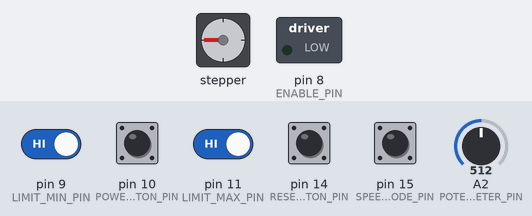
The program below on a simulated Arduino Uno, built with avr-gcc and run on an emulated ATmega328P. Shown: stepper motor, switched loads named in the program (green lamp = pin HIGH). The test bench sets the inputs (shaded band); at power-on: pin 9 (LIMIT_MIN_PIN), pin 10 (POWER_BUTTON_PIN), pin 11 (LIMIT_MAX_PIN), pin 14 (RESET_BUTTON_PIN), pin 15 (SPEED_MODE_PIN) HIGH, A2 (POTENTIOMETER_PIN) = 512. Stepper angles assume 200 steps per turn.

Above: at 0.8 s.
0.9 s: pin 9 (LIMIT_MIN_PIN) driven LOW
At 2.1 s:
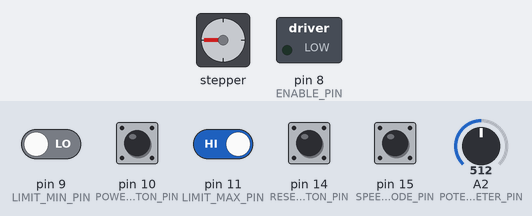
2.4 s: pin 10 (POWER_BUTTON_PIN) pulled LOW for 0.15 s
At 2.6 s:
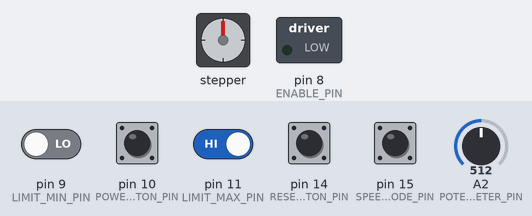
5.4 s: pin 14 (RESET_BUTTON_PIN) pulled LOW for 0.15 s
8.5 s: A2 (POTENTIOMETER_PIN) set to 716
11.5 s: pin 10 (POWER_BUTTON_PIN) pulled LOW for 1 s
At 12.3 s:
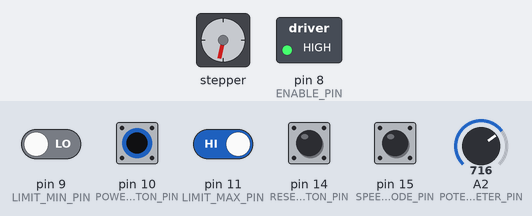
14.0 s: pin 10 (POWER_BUTTON_PIN) pulled LOW for 0.15 s
At 14.2 s:
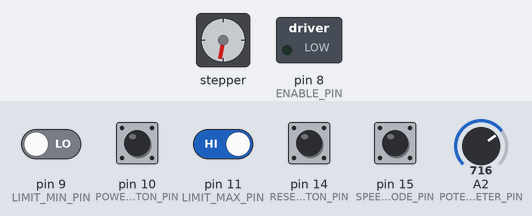
Timing chart, 0 to 18.1 s (numbered marks = the images above; inputs shaded):
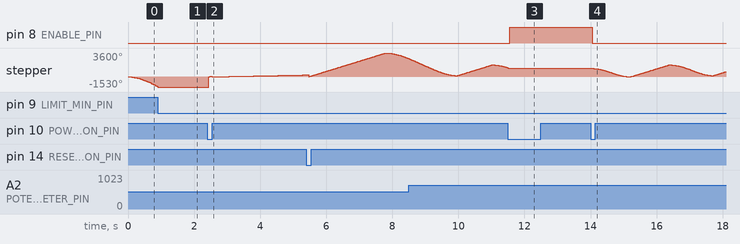

Measured:
- after the input at 0.9 s, stepper: stops changing and stays -1530°
- after the input at 2.4 s, stepper: turns 1609° clockwise in 0.05 s, then 76° counter-clockwise in 0.00 s, then 292° clockwise in 2.8 s
- after the input at 11.5 s, pin 8 (ENABLE_PIN): LOW → HIGH after 0.05 s
- after the input at 14.0 s, pin 8 (ENABLE_PIN): HIGH → LOW after 0.05 s; stepper: turns 1271° counter-clockwise in 1.1 s, then 1800° clockwise in 1.2 s, then 1618° counter-clockwise in 1.3 s, then 592° clockwise in 0.38 s

The program:

main.cpp
```cpp
#include <Arduino.h>
#include "StepperController.hpp"
#include "Button.hpp"
#include "Pins.hpp"

//Initial total steps
int steps_Tot = MAX_STEPS;
//State of the system: ON or OFF
volatile bool systemOn = false;
//Define the stepper controller with the pins and total steps
StepperController controller(STEP_PIN, DIR_PIN, ENABLE_PIN);

//My three buttons and both limit switches are active low

//Reset button. Does init action
Button resetButton(RESET_BUTTON_PIN, true, []() {
controller.init(steps_Tot);
});

//Power button to toggle the system state and enable/disable the motor
Button powerButton(POWER_BUTTON_PIN, true, []() {
    systemOn = !systemOn;
    if (systemOn) {
        controller.enable(steps_Tot);
    } else {
        controller.emergencyStop();
    }
});

//Speed mode button. Changes how the motor steps
Button changeSpeedButton(SPEED_MODE_PIN, true, []() {
    controller.changeSpeedMode();
});

//Minimum limit switch
Button minSwitch(LIMIT_MIN_PIN,true, []() {
    controller.handleMinTrigger(steps_Tot);
});

//Maximum limit switch
Button maxSwitch(LIMIT_MAX_PIN,true, []() {
    controller.handleMaxTrigger();
});


//Read the potentiometer and map its value to my range of steps
void checkPotentiometer() {
  // Read the potentiometer value
  int potValue = analogRead(POTENTIOMETER_PIN);
  // Map the potentiometer value to my range
  steps_Tot = map(potValue, 0, 1023, MAX_STEPS, MIN_STEPS);
}

//Initial setup
void setup() {
    //When the system starts, it is off
    systemOn = false;

    //Check the initial position of the potentiometer
    checkPotentiometer();

    //Initialize the stepper controller
    controller.init(steps_Tot);

    // Configure power button pin for interrupt
    pinMode(POWER_BUTTON_PIN, INPUT_PULLUP);
}

// Checks values of limit switches, buttons, potentiometer and updates the stepper controller
void loop() {
    powerButton.update();
    resetButton.update();
    checkPotentiometer();
    changeSpeedButton.update();
    //Just works when the system is ON
    if (systemOn) {
        minSwitch.update();
        maxSwitch.update();
        controller.update(steps_Tot);
    }
}
```

Button.hpp
```cpp
#pragma once
#include <Arduino.h>

using LimitCallback = void(*)();

class Button {

public:
    Button(uint8_t pin, bool activeLow, LimitCallback cb);
    void update();
    bool isPressed() const;

private:
    uint8_t pin;
    bool activeLow;
    bool triggered;
    unsigned long lastDebounceTime;
    bool lastReading;

    LimitCallback onPress;
    unsigned long debounceDelay = 50;
  };
```

StepperController.hpp
```cpp
#include <AccelStepper.h>
#pragma once


class StepperController {
public:
    StepperController(uint8_t stepPin, uint8_t dirPin, uint8_t enablePin);
    void init(int steps_Tot);
    void update(int steps_Tot);
    void handleMinTrigger(int steps_Tot);
    void handleMaxTrigger();
    void emergencyStop();
    void enable(int steps_Tot);
    void changeSpeedMode();

private:
    AccelStepper stepper;
    uint8_t enablePin;
    int stepsTot;
    bool movingToMin;
    int currentSpeedMode;
    int destinationMin;
    int destinationMax;

    void homingSequence();
};
```

Button.cpp
```cpp
#include "Button.hpp"

//Constructor. Parameters are: Pin from button, value when button is pressed, and what to do when pressed
Button::Button(uint8_t pin, bool activeLow, LimitCallback cb)
    : pin(pin), activeLow(activeLow), triggered(false),
      lastDebounceTime(0), onPress(cb){
    pinMode(pin, INPUT_PULLUP);
    lastReading = digitalRead(pin);
}

void Button::update() {
    //Read the current button state
    bool reading = digitalRead(pin);
    //Button NO or NC
    bool activeState = activeLow ? LOW : HIGH;

    //Update button value, update debounce time
    if (reading != lastReading) {
        lastDebounceTime = millis();
        lastReading = reading;
    }

    //Anti-rebound
    if ((millis() - lastDebounceTime) > debounceDelay) {
        //If the limit switch is pressed
        if (reading == activeState && !triggered) {
            triggered = true;
            if (onPress) onPress();
        }
        //Else button is released
        else if (reading != activeState) {
            triggered = false;
        }
    }
}

//Check if the button is pressed depending on button's resistance
bool Button::isPressed() const {
    bool reading = digitalRead(pin);
    return (activeLow ? (reading == LOW) : (reading == HIGH));
}
    
```

StepperController.cpp
```cpp
#include "StepperController.hpp"
#include "Pins.hpp"
#include <Arduino.h>

// Constructor
StepperController::StepperController(uint8_t stepPin, uint8_t dirPin, uint8_t enablePin)
: stepper(AccelStepper::DRIVER, stepPin, dirPin),
  enablePin(enablePin),
  movingToMin(true) {}

// Initialize the stepper motor
void StepperController::init(int steps_Tot) {
    pinMode(enablePin, OUTPUT);
    digitalWrite(enablePin, LOW);
    //Values for step with acceleration
    stepper.setMaxSpeed(5000);
    stepper.setAcceleration(3000);

    homingSequence();
    //Values for step with constant speed
    stepper.setSpeed(1000);

    currentSpeedMode = 0;
}

// Homing sequence to find the minimum position and declare the zero
void StepperController::homingSequence() {

    // Move to the minimum position until the limit switch is pressed
    stepper.setCurrentPosition(0);
    stepper.moveTo(-2000);
    while (digitalRead(LIMIT_MIN_PIN) == HIGH) {
        stepper.run();
    }
    stepper.stop();
    stepper.setCurrentPosition(0);
    //Change direction to positive
    movingToMin = false;
    stepper.moveTo(2000);

}


// In case minimum limit switch is pressed then stop, declare zero position and set destination
void StepperController::handleMinTrigger(int steps_Tot) {
    // Set the destination based on the current speed mode
    switch(currentSpeedMode){
        case 0:
            //The destination is defined with the potenciometer
            destinationMin = steps_Tot;
            break;
        case 1:
            //Much higher than MAX_STEPS in order to ensure it reaches the limit
            destinationMin = 2200;
            break;
        case 2:
            //Much higher than MAX_STEPS in order to ensure it reaches the limit
            destinationMin = 2200;
            break;
    }

    //"IF sentence" to avoid problems
    if (stepper.distanceToGo() != 0) {
        stepper.stop();
        stepper.setCurrentPosition(0);
        stepper.moveTo(destinationMin);
        movingToMin = false;
    }
}

// In case the maximum limit switch is pressed then stop, declare zero position(helps to stop suddenly) and set destination
void StepperController::handleMaxTrigger() {
    //"IF sentence" to avoid problems
    if (stepper.distanceToGo() != 0) {
        stepper.stop();
        stepper.setCurrentPosition(0);
        //Much lower than zero in order to ensure it reaches the limit
        stepper.moveTo(-2200);
        movingToMin = true;
    }
}


//Update the stepper position when stepper completes its movement
void StepperController::update(int steps_Tot) {
    switch(currentSpeedMode) {

        case 0:
        //This mode changes the speed depending the destination. The range doesn't touch de limit switch
            //If moving to -Z, moves with acceleration
            if (movingToMin) {
                // Move towards the minimum position with acceleration
                stepper.run();
                // If the stepper has reached the destination, change direction manually
                if (stepper.distanceToGo() == 0) {
                    stepper.stop();
                    movingToMin = false;
                    // Sets the next position to go that doesn't touch the limit switch
                    stepper.moveTo(steps_Tot);
                    // Sets values for the other direction
                    stepper.setSpeed(1000);
                }
            }else{
                //If moving to +Z, moves with constant speed (no acceleration)
                stepper.runSpeedToPosition();
                if (stepper.distanceToGo() == 0) {
                    stepper.stop();
                    movingToMin = true;
                    // Sets the next position to go that doesn't touch the limit switch
                    stepper.moveTo(100);
                    // Sets values for the other direction
                    stepper.setMaxSpeed(9000);
                    stepper.setAcceleration(3000);
            }
            break;

        case 1:
        //This mode goes from limit switch to limit switch at constant speed
            stepper.setSpeed(1000);
            stepper.runSpeedToPosition();
            break;

        case 2:
        //This mode goes from limit switch to limit switch with acceleration/deceleration
            stepper.run();
            break;
        }
    }
}

// Enable the stepper motor
void StepperController::enable(int steps_Tot) {

    // Checks the actual destination depending the mode to avoid changing it unexpectedly
    switch(currentSpeedMode){
        case 0:
            destinationMin = steps_Tot;
            break;
        case 1:
            destinationMin = 2200;
            break;
        case 2:
            destinationMin = 2200;
            break;
    }
    //Enable the motor
    digitalWrite(enablePin, LOW);

    //Set the previous movement without changing direction when the motor is stopped
    if (stepper.distanceToGo() == 0) {
        stepper.moveTo(movingToMin ? 0 : destinationMin);
    }
}

// Disable the stepper motor
void StepperController::emergencyStop() {
    // Stop any current movement immediately
    stepper.setSpeed(0);
    stepper.stop();

    // Force immediate stop
    stepper.setCurrentPosition(stepper.currentPosition());

    // Disable the motor
    digitalWrite(enablePin, HIGH);
}

// Change the speed mode and perform homing if necessary to avoid problems
void StepperController::changeSpeedMode() {
    currentSpeedMode = (currentSpeedMode + 1) % 3;
    stepper.stop();
        //Do homing in case sistem is ON
    if (digitalRead(enablePin) == LOW) {
        homingSequence();
    }
    //Set all values of speed
    stepper.setSpeed(1000);
    stepper.setMaxSpeed(3000);
    stepper.setAcceleration(2000);
}
```

Pins.hpp
```cpp
//Motor pins
#define STEP_PIN       4
#define DIR_PIN        7
#define ENABLE_PIN     8
//Limit switches pins
#define LIMIT_MIN_PIN  9
#define LIMIT_MAX_PIN  11
//Button pins
#define POWER_BUTTON_PIN  10
#define RESET_BUTTON_PIN  14
#define SPEED_MODE_PIN   15
//Potentiometer pin and range
#define POTENTIOMETER_PIN  16
#define MAX_STEPS    1700 // Maximum steps for my stepper motor
#define MIN_STEPS    700   // Minimum steps for my stepper motor
```
